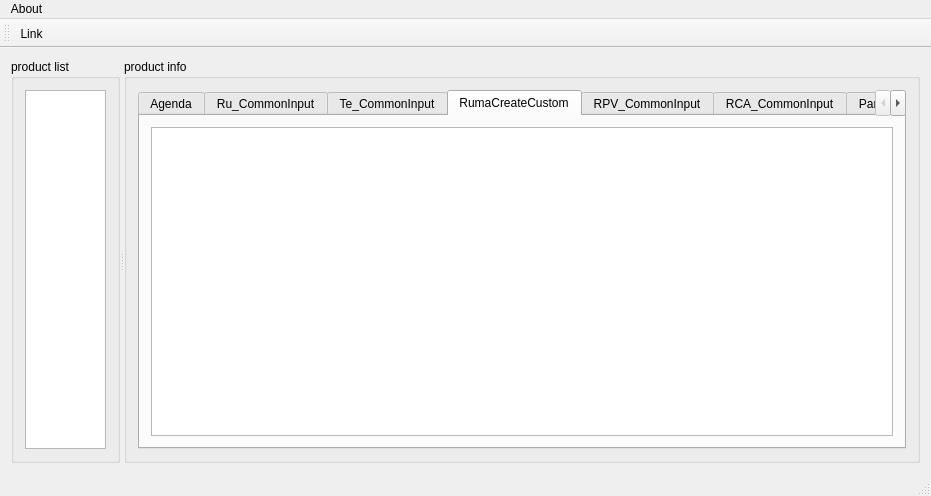
<?xml version="1.0" encoding="UTF-8"?>
<ui version="4.0">
 <class>MainWindow</class>
 <widget class="QMainWindow" name="MainWindow">
  <property name="geometry">
   <rect>
    <x>0</x>
    <y>0</y>
    <width>931</width>
    <height>496</height>
   </rect>
  </property>
  <property name="windowTitle">
   <string>MainWindow</string>
  </property>
  <widget class="QWidget" name="centralWidget">
   <layout class="QGridLayout" name="gridLayout_12">
    <item row="0" column="0">
     <widget class="QSplitter" name="splitter">
      <property name="orientation">
       <enum>Qt::Horizontal</enum>
      </property>
      <widget class="QGroupBox" name="groupBox">
       <property name="sizePolicy">
        <sizepolicy hsizetype="Preferred" vsizetype="Preferred">
         <horstretch>1</horstretch>
         <verstretch>0</verstretch>
        </sizepolicy>
       </property>
       <property name="title">
        <string>product list</string>
       </property>
       <layout class="QGridLayout" name="gridLayout">
        <item row="0" column="0">
         <widget class="QTreeView" name="treeView">
          <property name="sizeAdjustPolicy">
           <enum>QAbstractScrollArea::AdjustToContents</enum>
          </property>
         </widget>
        </item>
       </layout>
      </widget>
      <widget class="QGroupBox" name="groupBox_2">
       <property name="sizePolicy">
        <sizepolicy hsizetype="Preferred" vsizetype="Preferred">
         <horstretch>3</horstretch>
         <verstretch>0</verstretch>
        </sizepolicy>
       </property>
       <property name="acceptDrops">
        <bool>false</bool>
       </property>
       <property name="title">
        <string>product info</string>
       </property>
       <layout class="QGridLayout" name="gridLayout_2">
        <item row="0" column="0">
         <widget class="QTabWidget" name="tabWidget">
          <property name="styleSheet">
           <string notr="true"/>
          </property>
          <property name="currentIndex">
           <number>3</number>
          </property>
          <widget class="QWidget" name="Agenda">
           <attribute name="title">
            <string>Agenda</string>
           </attribute>
           <layout class="QGridLayout" name="gridLayout_13">
            <item row="0" column="0">
             <widget class="QTableView" name="tableView">
              <property name="sizePolicy">
               <sizepolicy hsizetype="MinimumExpanding" vsizetype="Expanding">
                <horstretch>0</horstretch>
                <verstretch>0</verstretch>
               </sizepolicy>
              </property>
             </widget>
            </item>
           </layout>
          </widget>
          <widget class="QWidget" name="Ru_CommonInput">
           <attribute name="title">
            <string>Ru_CommonInput</string>
           </attribute>
           <layout class="QGridLayout" name="gridLayout_3">
            <item row="0" column="0">
             <widget class="QTableView" name="tableView_2"/>
            </item>
           </layout>
          </widget>
          <widget class="QWidget" name="Te_CommonInput">
           <attribute name="title">
            <string>Te_CommonInput</string>
           </attribute>
           <layout class="QGridLayout" name="gridLayout_4">
            <item row="0" column="0">
             <widget class="QTableView" name="tableView_3"/>
            </item>
           </layout>
          </widget>
          <widget class="QWidget" name="RumaCreateCustom">
           <attribute name="title">
            <string>RumaCreateCustom</string>
           </attribute>
           <layout class="QGridLayout" name="gridLayout_5">
            <item row="0" column="0">
             <widget class="QTableView" name="tableView_4"/>
            </item>
           </layout>
          </widget>
          <widget class="QWidget" name="tab_6">
           <attribute name="title">
            <string>RPV_CommonInput</string>
           </attribute>
           <layout class="QGridLayout" name="gridLayout_6">
            <item row="0" column="0">
             <widget class="QTableView" name="tableView_5"/>
            </item>
           </layout>
          </widget>
          <widget class="QWidget" name="tab_7">
           <attribute name="title">
            <string>RCA_CommonInput</string>
           </attribute>
           <layout class="QGridLayout" name="gridLayout_7">
            <item row="0" column="0">
             <widget class="QTableView" name="tableView_6"/>
            </item>
           </layout>
          </widget>
          <widget class="QWidget" name="tab_8">
           <attribute name="title">
            <string>ParHr_CommonInput</string>
           </attribute>
           <layout class="QGridLayout" name="gridLayout_8">
            <item row="0" column="0">
             <widget class="QTableView" name="tableView_7"/>
            </item>
           </layout>
          </widget>
          <widget class="QWidget" name="tab_9">
           <attribute name="title">
            <string>MicroSlp_CommonInput</string>
           </attribute>
           <layout class="QGridLayout" name="gridLayout_9">
            <item row="0" column="0">
             <widget class="QTableView" name="tableView_8"/>
            </item>
           </layout>
          </widget>
          <widget class="QWidget" name="tab_10">
           <attribute name="title">
            <string>CAL_TA_CommonInput</string>
           </attribute>
           <layout class="QGridLayout" name="gridLayout_10">
            <item row="0" column="0">
             <widget class="QTableView" name="tableView_9"/>
            </item>
           </layout>
          </widget>
          <widget class="QWidget" name="tab_3">
           <attribute name="title">
            <string>ManualTcConfig</string>
           </attribute>
           <layout class="QGridLayout" name="gridLayout_11">
            <item row="0" column="0">
             <widget class="QTableView" name="tableView_10"/>
            </item>
           </layout>
          </widget>
          <widget class="QWidget" name="tab">
           <attribute name="title">
            <string>RCA_RS</string>
           </attribute>
           <layout class="QGridLayout" name="gridLayout_14">
            <item row="0" column="0">
             <widget class="QTableView" name="tableView_11"/>
            </item>
           </layout>
          </widget>
          <widget class="QWidget" name="tab_11">
           <attribute name="title">
            <string>Internal_RS</string>
           </attribute>
           <layout class="QGridLayout" name="gridLayout_15">
            <item row="0" column="0">
             <widget class="QTableView" name="tableView_12"/>
            </item>
           </layout>
          </widget>
          <widget class="QWidget" name="tab_12">
           <attribute name="title">
            <string>SPD</string>
           </attribute>
           <layout class="QGridLayout" name="gridLayout_16">
            <item row="0" column="0">
             <widget class="QTableView" name="tableView_13"/>
            </item>
           </layout>
          </widget>
          <widget class="QWidget" name="tab_13">
           <attribute name="title">
            <string>FCC_RS</string>
           </attribute>
           <layout class="QGridLayout" name="gridLayout_17">
            <item row="0" column="0">
             <widget class="QTableView" name="tableView_14"/>
            </item>
           </layout>
          </widget>
         </widget>
        </item>
       </layout>
      </widget>
     </widget>
    </item>
   </layout>
  </widget>
  <widget class="QMenuBar" name="menuBar">
   <property name="geometry">
    <rect>
     <x>0</x>
     <y>0</y>
     <width>931</width>
     <height>17</height>
    </rect>
   </property>
   <widget class="QMenu" name="menuAbout">
    <property name="title">
     <string>About</string>
    </property>
   </widget>
   <addaction name="menuAbout"/>
  </widget>
  <widget class="QToolBar" name="mainToolBar">
   <attribute name="toolBarArea">
    <enum>TopToolBarArea</enum>
   </attribute>
   <attribute name="toolBarBreak">
    <bool>false</bool>
   </attribute>
   <addaction name="actionLink"/>
  </widget>
  <widget class="QStatusBar" name="statusBar"/>
  <action name="actionLink">
   <property name="icon">
    <iconset>
     <normalon>:/Action/actionimage/imageresource/link.png</normalon>
    </iconset>
   </property>
   <property name="text">
    <string>Link</string>
   </property>
   <property name="toolTip">
    <string> push the  button to link the database</string>
   </property>
   <property name="shortcut">
    <string>Ctrl+L</string>
   </property>
  </action>
 </widget>
 <layoutdefault spacing="6" margin="11"/>
 <resources/>
 <connections/>
</ui>
